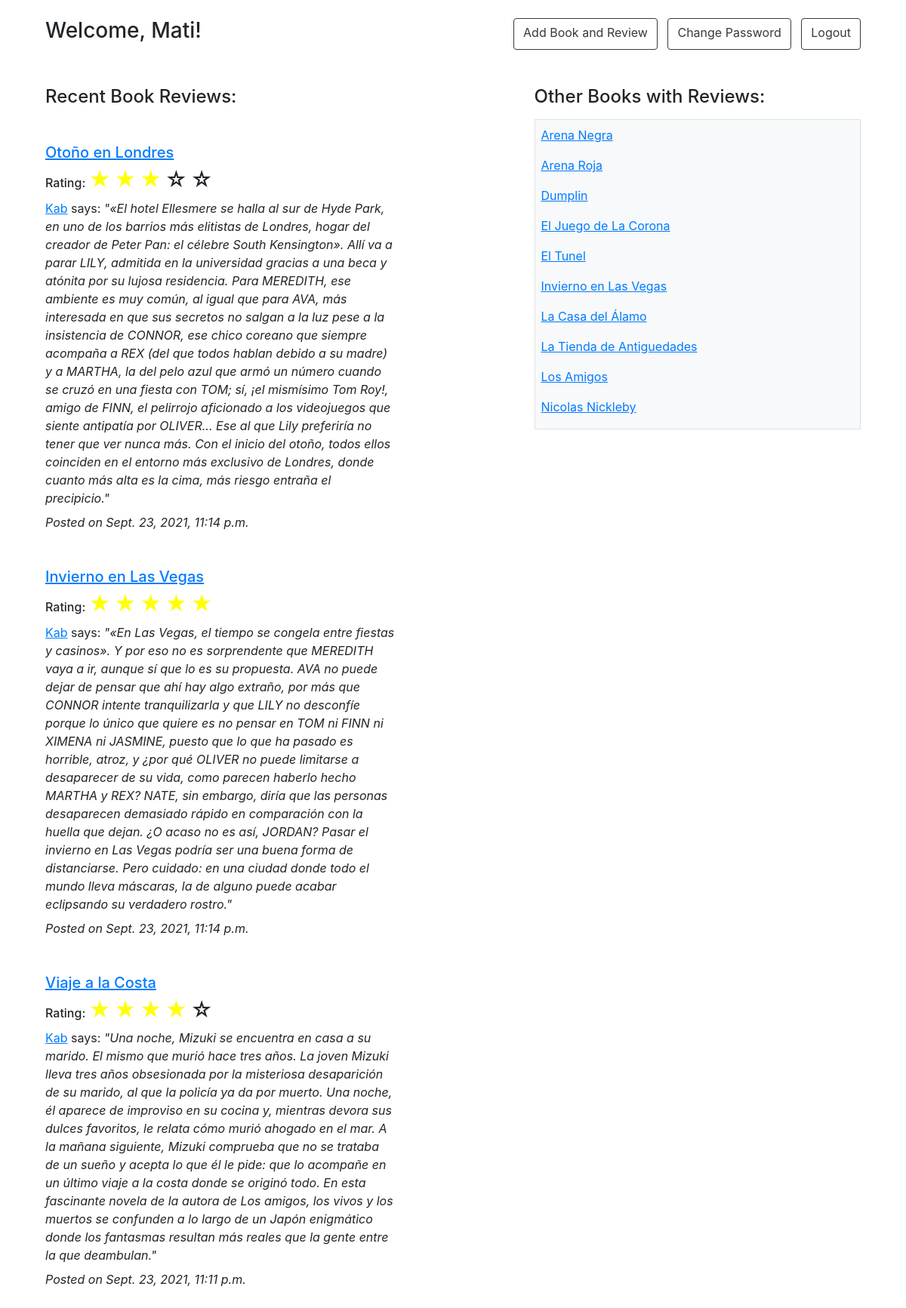
The app's page /libros/ (signed in) with its own data.
### login/models.py (models this page shows)
class User(models.Model):
    id = models.AutoField(primary_key=True)
    nombre = models.CharField(max_length=40)
    alias = models.CharField(max_length=40)
    email = models.CharField(max_length=40)
    password = models.CharField(max_length=20)
    rol = models.PositiveIntegerField(default=1)
    created_at = models.DateTimeField(auto_now_add=True)
    updated_at = models.DateTimeField(auto_now=True)
    objects = UserManager()

class Libro(models.Model):
    id = models.AutoField(primary_key=True)
    titulo = models.CharField(max_length=40)
    autor = models.ForeignKey(Autor, on_delete=CASCADE, related_name="libros")

class Review(models.Model):
    id = models.AutoField(primary_key=True)
    usuario = models.ForeignKey(User, on_delete=CASCADE, related_name="reviewer")
    contenido = models.TextField(default='')
    libro = models.ForeignKey(Libro, on_delete=CASCADE, related_name="librox")
    created_at = models.DateTimeField(auto_now_add=True)
    updated_at = models.DateTimeField(auto_now=True)
    rating = models.IntegerField(default=0)

### home/views.py (the view)
# urls.py: path('libros/', include('home.urls')),
def libros(request):
    if 'user_id' not in request.session:
        return redirect('login')
    context = {
        "active_user": User.objects.get(id=request.session['user_id']),
        "lista_libros": Libro.objects.all().order_by('id').reverse(),
        "lista_libros2": Libro.objects.all().order_by('titulo'),
    }
    return render(request, 'libros.html', context)

### login/templates/libros.html (shortened to what this page needs)
<!DOCTYPE html>
<html lang="en">
<head>
    {% load static %}
    <link rel="stylesheet" href="https://cdn.jsdelivr.net/npm/bootstrap@4.6.0/dist/css/bootstrap.min.css">
</head>
<body>
    <div class="container my-4">
        <div class="container-fluid">
            <div class="row d-flex mb-5">
                <div class="col-lg-6 col-md-7 col-sm-4 d-sm-block">
                    <h3>Welcome, {{active_user.alias}}!</h3>
                </div>
                <div class="col-lg-6 col-md-5 col-sm-4 d-flex justify-content-end">
                    <a class="btn btn-outline-dark" href="{% url 'agregar' %}">Add Book and Review</a> &nbsp; &nbsp;
                    <a class="btn btn-outline-dark" href="{% url 'recuperar' %}">Change Password</a>&nbsp; &nbsp;
                    <a class="btn btn-outline-dark" href="{% url 'logout' %}">Logout</a>
                </div>
            </div>
            <div class="row d-flex mb-5">
                <div class="col-lg-7 col-sm-12">
                    <h4 class="mb-5">Recent Book Reviews:</h4>
                    {% for lista in lista_libros|slice:":3" %}
                    <a href=" /libros/{{lista.id}} ">
                        <h5>
                            <ins>{{lista.titulo}}</ins>
                        </h5>
                    </a>
                    <h6 style="display:inline;">Rating:
                        {% for i in '12345'|make_list %}
                            {% if lista.librox.last.rating >= forloop.counter %}
                                <h3 style="color:yellow; display:inline;">&#9733;</h3>
                            {% else %}
                                <h3 style="display:inline;">&#9734;</h3>
                            {% endif %}
                        {% endfor %}
                    </H6>
                    <P class="w-75 mt-2 mb-2">
                        <a href=""><u>{{lista.librox.last.usuario.alias}}</u></a> says:  <em>{{lista.librox.last.contenido}}</em></p>
                    <p class="mb-5"><em>Posted on {{lista.librox.last.updated_at}}</em></p>
                    {% endfor%}
                </div>
                <div class="col-lg-5 col-sm-9">
                    <h4 class="mb-3 ">Other Books with Reviews:</h4>
                    <div class="h-25 w-100 border border-ligth py-2 px-2 bg-light text-dark overflow-auto ">
                        {% for lista in lista_libros2 %}
                        <a href="/libros/{{lista.id}}">
                            <p><ins>{{lista.titulo}}</ins></p>
                        </a>
                        {% endfor %}
                    </div>
                </div>
            </div>
        </div>
    </div>
</body>
</html>

### records on screen
User: alias "Mati"
Libro: titulo "Otoño en Londres", librox.last.usuario.alias "Kab", librox.last.contenido "\"«El hotel Ellesmere se halla al sur de Hyde Park, en uno de los barrios más elitistas de Londres, hogar del creador de Peter Pan: el célebre South Kensington». Allí va a parar LILY, admitida en la universidad gracias a una beca y atónita por su lujosa residencia. Para MEREDITH, ese ambiente es muy común, al igual que para AVA, más interesada en que sus secretos no salgan a la luz pese a la insistencia de CONNOR, ese chico coreano que siempre acompaña a REX (del que todos hablan debido a su madre) y a MARTHA, la del pelo azul que armó un número cuando se cruzó en una fiesta con TOM; sí, ¡el mismísimo Tom Roy!, amigo de FINN, el pelirrojo aficionado a los videojuegos que siente antipatía por…", librox.last.updated_at "Sept. 23, 2021, 11:14 p.m."
Libro: titulo "Invierno en Las Vegas", librox.last.usuario.alias "Kab", librox.last.contenido "\"«En Las Vegas, el tiempo se congela entre fiestas y casinos». Y por eso no es sorprendente que MEREDITH vaya a ir, aunque sí que lo es su propuesta. AVA no puede dejar de pensar que ahí hay algo extraño, por más que CONNOR intente tranquilizarla y que LILY no desconfíe porque lo único que quiere es no pensar en TOM ni FINN ni XIMENA ni JASMINE, puesto que lo que ha pasado es horrible, atroz, y ¿por qué OLIVER no puede limitarse a desaparecer de su vida, como parecen haberlo hecho MARTHA y REX? NATE, sin embargo, diría que las personas desaparecen demasiado rápido en comparación con la huella que dejan. ¿O acaso no es así, JORDAN? Pasar el invierno en Las Vegas podría ser una buena forma de…", librox.last.updated_at "Sept. 23, 2021, 11:14 p.m."
Libro: titulo "Viaje a la Costa", librox.last.usuario.alias "Kab", librox.last.contenido "\"Una noche, Mizuki se encuentra en casa a su marido. El mismo que murió hace tres años. La joven Mizuki lleva tres años obsesionada por la misteriosa desaparición de su marido, al que la policía ya da por muerto. Una noche, él aparece de improviso en su cocina y, mientras devora sus dulces favoritos, le relata cómo murió ahogado en el mar. A la mañana siguiente, Mizuki comprueba que no se trataba de un sueño y acepta lo que él le pide: que lo acompañe en un último viaje a la costa donde se originó todo. En esta fascinante novela de la autora de Los amigos, los vivos y los muertos se confunden a lo largo de un Japón enigmático donde los fantasmas resultan más reales que la gente entre la que…", librox.last.updated_at "Sept. 23, 2021, 11:11 p.m."
Libro: titulo "Arena Negra"
Libro: titulo "Arena Roja"
Libro: titulo "Dumplin"
Libro: titulo "El Juego de La Corona"
Libro: titulo "El Tunel"
Libro: titulo "La Casa del Álamo"
Libro: titulo "La Tienda de Antiguedades"
Libro: titulo "Los Amigos"
Libro: titulo "Nicolas Nickleby"
